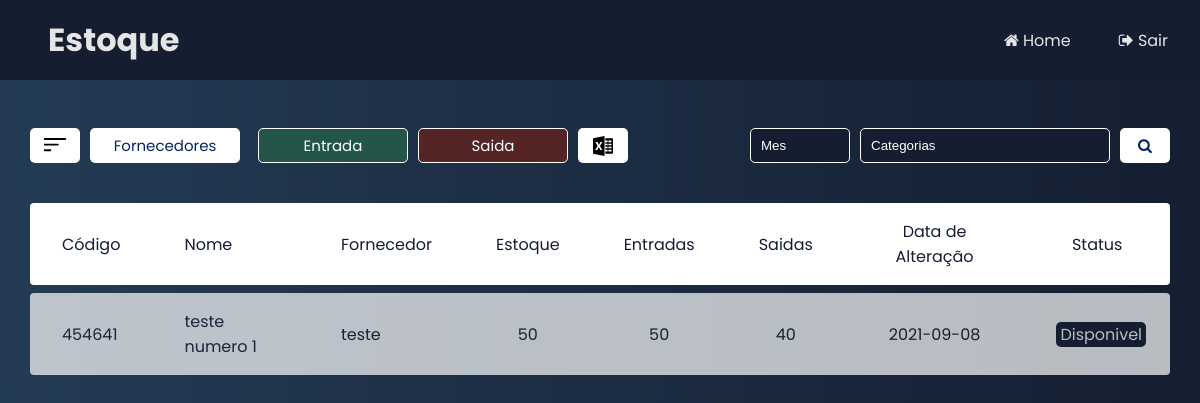
The app's page /estoque.php (signed in) with its own data.
### tables this page shows
CREATE TABLE `produtos` (
  `id` int(11) NOT NULL,
  `produto` varchar(30) NOT NULL,
  `codigo` int(11) NOT NULL,
  `fornecedor` varchar(30) NOT NULL,
  `categoria` varchar(30) NOT NULL,
  `quantidade` int(11) NOT NULL,
  `valor` int(11) NOT NULL,
  `descricao` varchar(200) NOT NULL,
  `user` varchar(30) NOT NULL,
  `datacad` date NOT NULL,
  `data` date NOT NULL,
  `entrada` int(11) NOT NULL,
  `saida` int(11) NOT NULL
);

### CLASSES/produtos.php (called while the page is built, shortened)
<?php
Class Produto{
    public function mostra($order, $category){
        global $pdo;
        $sql = "SELECT * FROM produtos " .$category. "" .$order;
        $sql = $pdo->prepare($sql);
        $sql->execute();
        $produtos = $sql->fetchAll(PDO::FETCH_ASSOC);
        return $produtos;
    }
}
?>

### estoque.php (the view, shortened to what this page needs)
<?php
    if(!isset($_SESSION['id_user'])){
        header("location: index.php");
        exit;
    } else if ($_SESSION['rol'] == 0 || $_SESSION['rol'] == 1) {
    require_once 'CLASSES/produtos.php';
    $p = new Produto;
    $p->conectar("tcc","localhost","root","");
?>
<!DOCTYPE html>
<html lang="pt-br">
<head>
    <link rel="stylesheet" href="https://cdnjs.cloudflare.com/ajax/libs/font-awesome/4.7.0/css/font-awesome.min.css ">
    <link rel="stylesheet" type="text/css" href="CSS/styleEstoque.css" />
</head>
<body>
    <header>
        <h1>Estoque</h1>
        <div class="headericons">
            <a href="homePage.php"><i class="fa fa-home" aria-hidden="true"></i> Home</a>
            <a href="sair.php"><i class="fa fa-sign-out" aria-hidden="true"></i> Sair</a>
        </div>
    </header>
    <div class="barratarefas">
        <form method="GET">
            <button name="nome" type="submit" id="nome">
                <img src="./images/filter.svg" alt="filtrar">
            </button>
        </form>
        <a href="fornecedores.php">Fornecedores</a>
    </div>
    <div class="barratarefas btn">
        <a href="entrada.php" name="entrada" id="entrada">Entrada</a>
        <a href="saida.php" name="saida" id="saida">Saida</a>
        <a href="export.php" id="excel"><img src="./images/excel.svg" alt="excel"></a>
    </div>
    <div class="filt-right">
        <form method="POST" class="form">
        <div class="searchbar-mes">
                <select name="mes">
                    <option value="">Mes</option>
                </select>
            </div>
            <div class="searchbar">
                <select name="category">
                    <option value="">Categorias</option>
                </select>
            </div>
                <button name="pesq" type="submit"><i class="fa fa-search" aria-hidden="true"></i></button>
            </form>
        </div>
    <?php
    if (isset($_POST['pesq'])) {
        $category = addslashes($_POST['category']);
        $mes = addslashes($_POST['mes']);
        if(!empty($_POST['category']) && !empty($_POST['mes'])){
            $categoria = " WHERE categoria = '$category' AND MONTH(data) = '$mes'";
        } else if(!empty($_POST['category'])) {
            $categoria = " WHERE categoria = '$category' ";
        } else if(!empty($_POST['mes'])){
            $categoria = " WHERE MONTH(data) = '$mes' ";
        }  else {
            $categoria = '';
        }
    } else {
        $categoria = '';
    }
    if (isset($_GET['nome'])){
        $order = " ORDER BY produtos.produto ASC ";
        ?>
            <script>
                document.getElementById('nome').style.display = "none";
                document.getElementById('id').style.display = "block";
            </script>
        <?php
    } else {
        $order = " ORDER BY produtos.id ASC ";
        ?>
        <?php
    }
    $produtos = $p->mostra($order, $categoria);
    ?>
    <form method="POST" action="control.php">
        <main>
            <table id="data-table">
                <thead>
                    <tr>
                        <th>Código</th>
                        <th>Nome</th>
                        <th>Fornecedor</th>
                        <th class="center">Estoque</th>
                        <th class="center">Entradas</th>
                        <th class="center">Saidas</th>
                        <th class="center">Data de Alteração</th>
                        <th class="center">Status</th>
                    </tr>
                </thead>
                <tbody>
                <?php
                    foreach ($produtos as $produto){
                            if($produto['quantidade'] <= 0) {
                                $color = '#6E0D25';
                            } else {
                                $color = '#141e30';
                            }
                        echo "
                            <tr style='color:".$color."'>
                        ";
                ?>
                        <td><span onclick="copy(this)"><?= $produto['codigo'] ?></span></td>
                        <td><?= $produto['produto'] ?></td>
                        <td><?= $produto['fornecedor'] ?></td>
                        <td class="center"><?= $produto['quantidade'] ?></td>
                        <td class="center"><?= $produto['entrada'] ?></td>
                        <td class="center"><?= $produto['saida'] ?></td>
                        <td class="center"><?= $produto['data'] ?></td>
                        <td>
                            <?php echo " <div class='center status'
                            style='background-color:".$color."'>";?>
                                <?php if($produto['quantidade'] > 0){
                                    echo "Disponivel";
                                  } else {
                                    echo "Indisponivel";
                                  }?>
                            </div>
                        </td>
                    </tr>
                <?php } ?>
                </tbody>
            </table>
        </main>
    </form>
</body>
<?php
    } else {
        header("location: homePage.php");
        exit;
    }
?>
</html>

### CSS/styleEstoque.css (style rules this page uses)
* { margin: 0; padding: 0; box-sizing: border-box; }
a { text-decoration: none; }
body { font-family: Poppins; background: #141e30; background: -webkit-linear-gradient(to left, #141e30, #243b55); background: linear-gradient(to left, #141e30, #243b55); }
header { font-family: Poppins; display: flex; align-items: center; justify-content: space-between; background-color: #141e30; width: 100%; height: 5rem; }
header h1 { margin-left: 3rem; color: #e5e5e5; }
.headericons { display: flex; flex-direction: row; justify-content: right; align-items: right; margin-right: 2rem; }
header a { margin-left: 3rem; text-decoration: none; color: #e5e5e5; }
.filt-right { display: flex; float: right; margin-right: 2.5%; }
.form { display: flex; margin-top: 3rem; }
.barratarefas { display: flex; position: absolute; justify-content: left; align-items: left; margin-top: 3rem; margin-left: 2.5%; }
.barratarefas a { display: flex; justify-content: center; align-items: center; width: 150px; height: 35px; background-color: white; border-radius: 5px; color: #042563; font: 15px Poppins; margin-left: 10px; }
.barratarefas img { width: 30px; height: 35px; color: #042563; }
.searchbar select { background: #141e30; outline: none; border: solid 0.5px white; width: 250px; height: 35px; border-radius: 5px; color: #ffffff; padding: 5px 10px; margin-right: 10px; -moz-appearance: none; -webkit-appearance: none; appearance: none; }
.searchbar-mes select { background: #141e30; outline: none; border: solid 0.5px white; width: 100px; height: 35px; border-radius: 5px; color: #ffffff; padding: 5px 10px; margin-right: 10px; -moz-appearance: none; -webkit-appearance: none; appearance: none; }
button { border: none; outline: none; width: 50px; height: 35px; background: rgb(255, 255, 255); border-radius: 5px; font: bold 15px Poppins; color: #042563; cursor: pointer; }
main { width: 95%; display: flex; margin: auto; }
#data-table { width: 100%; border-spacing: 0 0.5rem; margin-top: 2rem; color: #141e30; }
table thead tr th:first-child, table tbody tr td:first-child { border-radius: 0.25rem 0 0 0.25rem; }
table thead tr th:last-child, table tbody tr td:last-child { border-radius: 0 0.25rem 0.25rem 0; }
table thead th { background: white; font-weight: normal; padding: 1rem 2rem; text-align: left; }
table tbody td { background: white; padding: 1rem 2rem; }
table tbody tr { opacity: 0.7; }
.btn { margin-top: 3rem; margin-left: 15.5rem; }
#entrada { color: white; background-color: #245549; border: solid 1px white; }
#saida { color: white; background-color: #552424; border: solid 1px white; }
#excel { width: 50px; }
#excel img { width: 20px; height: 20px; color: #141e30; }
.center { text-align: center; }
.status { width: 110%; border-radius: 5px; color: #fff; }
span { cursor: pointer; }

### records on screen
produtos: codigo "454641", produto "teste numero 1", fornecedor "teste", quantidade "50", entrada "50", saida "40", data "2021-09-08", shows "Disponivel"
